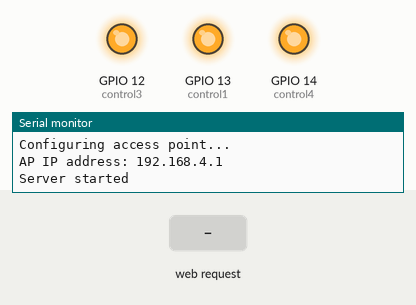
This sketch was run on a simulated ESP32. Shown: output pins drawn as LEDs (lit = HIGH), the last lines printed to the serial monitor. The inputs (shaded band) are chosen by the test bench.

Above: at 1.2 s.
1.3 s: HTTP request GET /C1 received
At 2.5 s:
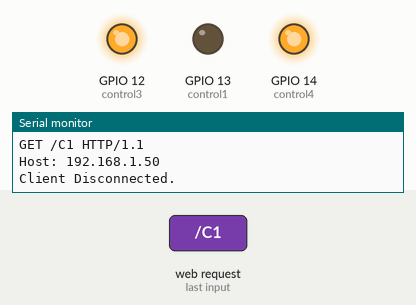
2.8 s: HTTP request GET /C3 received
At 3.6 s:
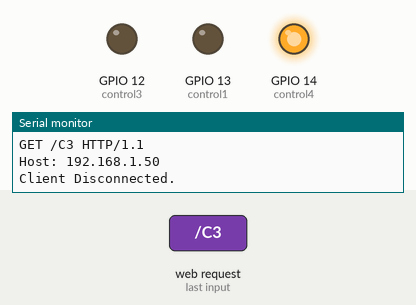
4.3 s: HTTP request GET /C4 received
At 4.8 s:
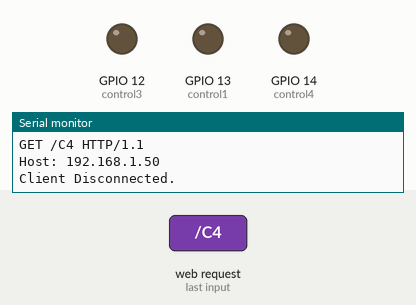
5.8 s: HTTP request GET /C1 received
At 7.0 s:
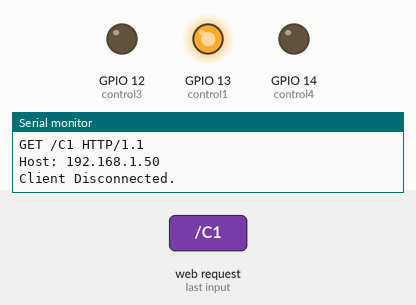
7.3 s: HTTP request GET /C3 received
At 8.3 s:
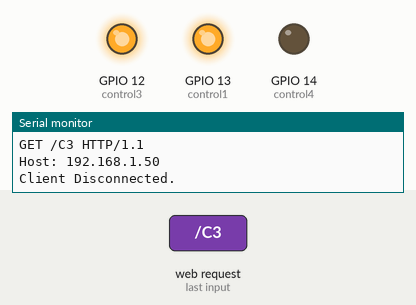
Timing chart, 0 to 9.8 s (numbered marks = the images above; inputs shaded):
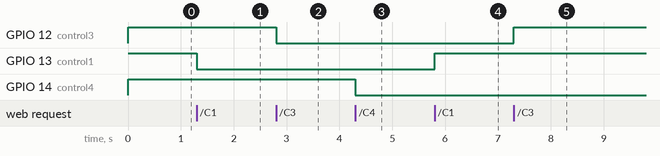

The sketch:

Extension_control_test2.ino
```cpp
//Guining Pertin
//WiFi Controller extension board

#include <WiFi.h>
#include <WiFiClient.h>
#include <WiFiAP.h>

//WiFi Access Point details
const char *ssid = "ESP_Extension";
const char *password = "extension";

//Other variables
int control1 = 13;
//int control2 = 17;
int control3 = 12;
int control4 = 14;
bool state1 = HIGH;
//bool state2 = HIGH;
bool state3 = HIGH;
bool state4 = HIGH;

//Server port
WiFiServer server(80);

void setup() {
  pinMode(control1, OUTPUT);
//  pinMode(control2, OUTPUT);
  pinMode(control3, OUTPUT);
  pinMode(control4, OUTPUT);

  digitalWrite(control1, HIGH);
//  digitalWrite(control2, HIGH);
  digitalWrite(control3, HIGH);
  digitalWrite(control4, HIGH);

  Serial.begin(115200);
  Serial.println();
  Serial.println("Configuring access point...");

  WiFi.softAP(ssid, password);
  IPAddress myIP = WiFi.softAPIP();
  Serial.print("AP IP address: ");
  Serial.println(myIP);
  server.begin();

  Serial.println("Server started");
}

void loop() {
  WiFiClient client = server.available();   // listen for incoming clients

  if (client) {                             // if you get a client,
    Serial.println("New Client.");          // print a message out the serial port
    String currentLine = "";                // make a String to hold incoming data from the client
    while (client.connected())              // loop while the client's connected
    {
      if (client.available())               // if there's bytes to read from the client,
      {
        char c = client.read();             // read a byte, then
        Serial.write(c);                    // print it out the serial monitor
        if (c == '\n')                      // if the byte is a newline character
        {
          // if the current line is blank, you got two newline characters in a row.
          // that's the end of the client HTTP request, so send a response:
          if (currentLine.length() == 0) {
            // HTTP headers always start with a response code (e.g. HTTP/1.1 200 OK)
            // and a content-type so the client knows what's coming, then a blank line:
            client.println("HTTP/1.1 200 OK");
            client.println("Content-type:text/html");
            client.println();

            client.print("<a href=\"/C1\"><button type=\"button\">EXT Port1</button></a>");
            if(state1) client.print(" --> OFF<br>");
            else client.print(" --> ON<br>");
//            client.print("<a href=\"/C2\"><button type=\"button\">EXT Port2</button></a>");
//            if(state2) client.print(" --> OFF<br>");
//            else client.print(" --> ON<br>");
            client.print("<a href=\"/C3\"><button type=\"button\">EXT Port3</button></a>");
            if(state3) client.print(" --> OFF<br>");
            else client.print(" --> ON<br>");
            client.print("<a href=\"/C4\"><button type=\"button\">EXT Port4</button></a>");
            if(state4) client.print(" --> OFF<br>");
            else client.print(" --> ON<br>");
            // The HTTP response ends with another blank line:
            client.println();
            // break out of the while loop:
            break;
          }
          else
          {
            // if you got a newline, then clear currentLine:
            currentLine = "";
          }
        }
        else if (c != '\r') {  // if you got anything else but a carriage return character,
          currentLine += c;      // add it to the end of the currentLine
        }

        //Check to set the states
        if (currentLine.endsWith("GET /C1"))
        {
          state1 = !state1;
          digitalWrite(control1, state1);
        }
//        if (currentLine.endsWith("GET /C2"))
//        {
//          state2 = !state2;
//          digitalWrite(control2, state2);
//        }
        if (currentLine.endsWith("GET /C3"))
        {
          state3 = !state3;
          digitalWrite(control3, state3);
        }
        if (currentLine.endsWith("GET /C4"))
        {
          state4 = !state4;
          digitalWrite(control4, state4);
        }


      }
    }
    // close the connection:
    client.stop();
    Serial.println("Client Disconnected.");
  }
}
```

Measured:
- after the input at 1.3 s, GPIO 13 (control1): HIGH → LOW at once
- after the input at 2.8 s, GPIO 12 (control3): HIGH → LOW at once
- after the input at 4.3 s, GPIO 14 (control4): HIGH → LOW at once
- after the input at 5.8 s, GPIO 13 (control1): LOW → HIGH at once
- after the input at 7.3 s, GPIO 12 (control3): LOW → HIGH at once
